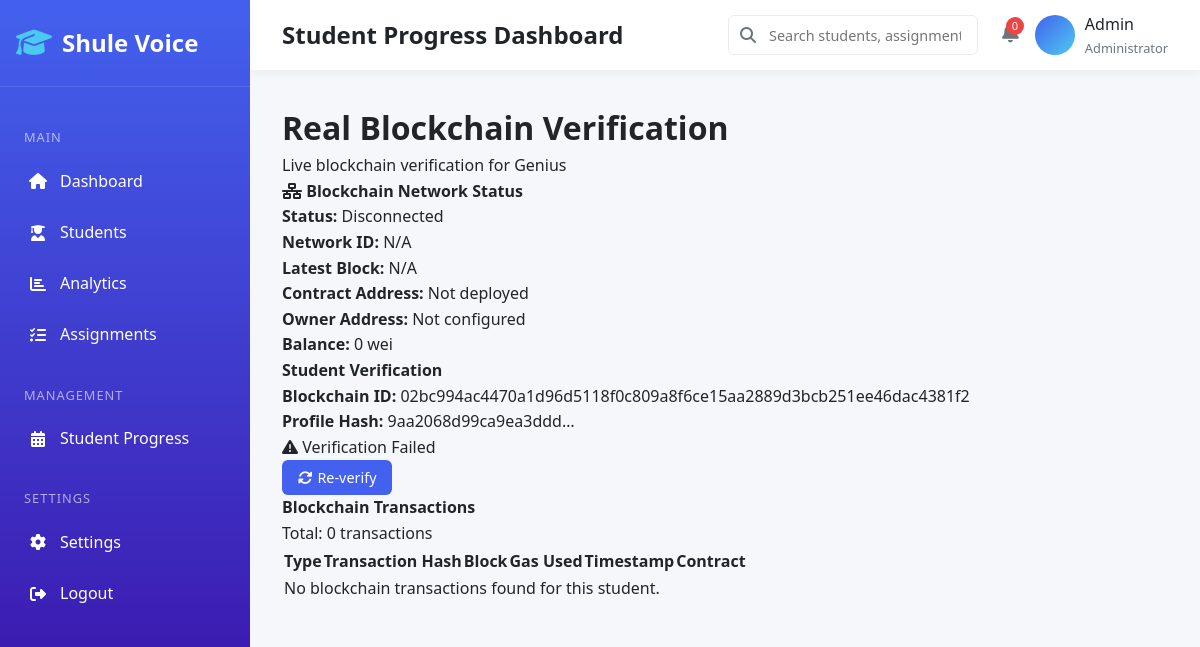
The page /student/3/blockchain/ (signed in) on the database its author committed.
### base/models.py (models this page shows, shortened)
class Student(models.Model):
    GRADE_LEVELS = [
        ('K', 'Kindergarten'),
        ('1', 'Grade 1'),
        ('2', 'Grade 2'),
        ('3', 'Grade 3'),
        ('4', 'Grade 4'),
        ('5', 'Grade 5'),
        ('6', 'Grade 6'),
        ('7', 'Grade 7'),
        ('8', 'Grade 8'),
        ('9', 'Grade 9'),
        ('10', 'Grade 10'),
        ('11', 'Grade 11'),
        ('12', 'Grade 12'),
    ]
    name = models.CharField(max_length=100)
    student_id = models.CharField(max_length=20, unique=True)
    grade_level = models.CharField(max_length=2, choices=GRADE_LEVELS)
    age = models.IntegerField(null=True, blank=True)
    enrollment_date = models.DateField(default=timezone.now)
    is_active = models.BooleanField(default=True)
    created_by = models.ForeignKey(User, on_delete=models.CASCADE)
    created_at = models.DateTimeField(default=timezone.now)
    updated_at = models.DateTimeField(auto_now=True)
    notes = models.TextField(blank=True)
    user_account = models.OneToOneField(
        User,
        on_delete=models.SET_NULL,
        null=True,
        blank=True,
        related_name='student_profile'
    )
    can_login = models.BooleanField(default=False)
    login_enabled_date = models.DateTimeField(null=True, blank=True)
    blockchain_id = models.CharField(max_length=64, unique=True, null=True)
    profile_hash = models.CharField(max_length=64, null=True)
    last_blockchain_update = models.DateTimeField(null=True, blank=True)
    blockchain_verified = models.BooleanField(default=False)
    def verify_on_blockchain(self):
        profile_data = {
            'student_id': self.student_id,
            'name': self.name,
            'grade_level': self.grade_level,
        }
        return blockchain_service.verify_progress(
            self.blockchain_id,
            profile_data
        )
    class Meta:
        ordering = ['name']

### base/views.py (the view)
# urls.py: path('student/<int:student_id>/blockchain/', views.real_blockchain_verification, name='blockchain_verification'),
@login_required
def real_blockchain_verification(request, student_id):
    student = get_object_or_404(Student, id=student_id, created_by=request.user)
    network_info = blockchain_service.get_network_info()
    blockchain_verified = student.verify_on_blockchain()
    blockchain_records = BlockchainRecord.objects.filter(student=student).order_by('-block_number')
    context = {
        'student': student,
        'network_info': network_info,
        'blockchain_verified': blockchain_verified,
        'blockchain_records': blockchain_records,
        'total_transactions': blockchain_records.count(),
        'gas_used_total': sum(r.gas_used or 0 for r in blockchain_records),
    }
    return render(request, 'real_blockchain_verification.html', context)

### base/templates/real_blockchain_verification.html (shortened to what this page needs)
{% extends 'base.html' %}
{% load humanize %}
{% block content %}
<div class="container-fluid">
    <div class="row">
        <div class="col-12">
            <div class="page-header">
                <h1>Real Blockchain Verification</h1>
                <p class="lead">Live blockchain verification for {{ student.name }}</p>
            </div>
            <div class="card mb-4">
                <div class="card-header">
                    <h4 class="card-title">
                        <i class="fas fa-network-wired me-2"></i>
                        Blockchain Network Status
                    </h4>
                </div>
                <div class="card-body">
                    <div class="row">
                        <div class="col-md-6">
                            <div class="network-status {% if network_info.connected %}status-connected{% else %}status-disconnected{% endif %}">
                                <strong>Status:</strong>
                                {% if network_info.connected %}Connected{% else %}Disconnected{% endif %}
                            </div>
                            <div class="mt-2">
                                <strong>Network ID:</strong> {{ network_info.network_id|default:"N/A" }}
                            </div>
                            <div>
                                <strong>Latest Block:</strong> {{ network_info.latest_block|default:"N/A"|intcomma }}
                            </div>
                        </div>
                        <div class="col-md-6">
                            <div>
                                <strong>Contract Address:</strong>
                                <code class="small">{{ network_info.contract_address|default:"Not deployed" }}</code>
                            </div>
                            <div>
                                <strong>Owner Address:</strong>
                                <code class="small">{{ network_info.owner_address|default:"Not configured" }}</code>
                            </div>
                            <div>
                                <strong>Balance:</strong> {{ network_info.balance|default:0 }} wei
                            </div>
                        </div>
                    </div>
                </div>
            </div>
            <div class="card mb-4">
                <div class="card-body">
                    <div class="row align-items-center">
                        <div class="col-md-8">
                            <h4 class="card-title">Student Verification</h4>
                            <p class="card-text">
                                <strong>Blockchain ID:</strong>
                                <code>{{ student.blockchain_id }}</code>
                            </p>
                            <p class="card-text">
                                <strong>Profile Hash:</strong>
                                <code>{{ student.profile_hash|truncatechars:20 }}</code>
                            </p>
                        </div>
                        <div class="col-md-4 text-end">
                            <div class="verification-result">
                                <span class="badge {% if blockchain_verified %}bg-success{% else %}bg-warning{% endif %} p-3 fs-6">
                                    <i class="fas fa-{% if blockchain_verified %}check-circle{% else %}exclamation-triangle{% endif %} me-2"></i>
                                    {% if blockchain_verified %}Verified on Blockchain{% else %}Verification Failed{% endif %}
                                </span>
                            </div>
                            <button class="btn btn-primary mt-2" onclick="verifyStudent()">
                                <i class="fas fa-sync-alt me-2"></i>Re-verify
                            </button>
                        </div>
                    </div>
                </div>
            </div>
            <div class="card">
                <div class="card-header">
                    <h4 class="card-title">Blockchain Transactions</h4>
                    <p class="card-subtitle">Total: {{ total_transactions }} transactions</p>
                </div>
                <div class="card-body">
                    <div class="table-responsive">
                        <table class="table table-hover">
                            <thead>
                                <tr>
                                    <th>Type</th>
                                    <th>Transaction Hash</th>
                                    <th>Block</th>
                                    <th>Gas Used</th>
                                    <th>Timestamp</th>
                                    <th>Contract</th>
                                </tr>
                            </thead>
                            <tbody>
                                {% for record in blockchain_records %}
                                <tr>
                                    <td>
                                        <span class="badge bg-primary">{{ record.get_transaction_type_display }}</span>
                                    </td>
                                    <td>
                                        <code class="small" title="{{ record.transaction_hash }}">
                                            {{ record.transaction_hash|truncatechars:20 }}
                                        </code>
                                    </td>
                                    <td>#{{ record.block_number|intcomma }}</td>
                                    <td>{{ record.gas_used|default:"N/A" }}</td>
                                    <td>{{ record.timestamp|naturaltime }}</td>
                                    <td>
                                        {% if record.contract_used %}
                                            <i class="fas fa-check text-success"></i>
                                        {% else %}
                                            <i class="fas fa-times text-muted"></i>
                                        {% endif %}
                                    </td>
                                </tr>
                                {% empty %}
                                <tr>
                                    <td colspan="6" class="text-center text-muted py-4">
                                        No blockchain transactions found for this student.
                                    </td>
                                </tr>
                                {% endfor %}
                            </tbody>
                        </table>
                    </div>
                </div>
            </div>
        </div>
    </div>
</div>
{% endblock %}

### base/templates/base.html (shortened to what this page needs)
<!DOCTYPE html>
<html lang="en">
<head>
    <link rel="stylesheet" href="https://cdnjs.cloudflare.com/ajax/libs/font-awesome/6.4.0/css/all.min.css">
    {% load static %}
    <link rel="stylesheet" href="{% static 'css/styles.css' %}">
</head>
<body>
    {% if user.is_authenticated %}
        {% if user.student_profile and user.student_profile.can_login %}
            {% include 'student_base.html' %}
        {% else %}
            <div class="sidebar">
                <div class="sidebar-header">
                    <i class="fas fa-graduation-cap"></i>
                    <h2>Shule Voice</h2>
                </div>
                <div class="sidebar-menu">
                    <div class="menu-label">Main</div>
                    <a href="{% url 'dashboard' %}" class="menu-item {% if request.resolver_match.url_name == 'dashboard' %}active{% endif %}">
                        <i class="fas fa-home"></i>
                        <span>Dashboard</span>
                    </a>
                    <a href="{% url 'students' %}" class="menu-item {% if request.resolver_match.url_name == 'students' %}active{% endif %}">
                        <i class="fas fa-user-graduate"></i>
                        <span>Students</span>
                    </a>
                    <a href="{% url 'analytics' %}" class="menu-item {% if request.resolver_match.url_name == 'analytics' %}active{% endif %}">
                        <i class="fas fa-chart-bar"></i>
                        <span>Analytics</span>
                    </a>
                    <a href="{% url 'assignments' %}" class="menu-item {% if request.resolver_match.url_name == 'assignments' %}active{% endif %}">
                        <i class="fas fa-tasks"></i>
                        <span>Assignments</span>
                    </a>
                    <div class="menu-label">Management</div>
                    <a href="{% url 'student_progress' %}" class="menu-item {% if request.resolver_match.url_name == 'student_progress' %}active{% endif %}">
                        <i class="fas fa-calendar-alt"></i>
                        <span>Student Progress</span>
                    </a>
                    <div class="menu-label">Settings</div>
                    <a href="{% url 'admin:index' %}" class="menu-item {% if request.resolver_match.url_name == 'settings' %}active{% endif %}">
                        <i class="fas fa-cog"></i>
                        <span>Settings</span>
                    </a>
                    <a href="{% url 'logout' %}" class="menu-item">
                        <i class="fas fa-sign-out-alt"></i>
                        <span>Logout</span>
                    </a>
                </div>
            </div>
            <div class="main-content">
                <div class="header">
                    <div class="header-left">
                        <h1>{% block page_title %}Student Progress Dashboard{% endblock %}</h1>
                    </div>
                    <div class="header-right">
                        <div class="search-box">
                            <i class="fas fa-search"></i>
                            <input type="text" placeholder="Search students, assignments..." id="globalSearch">
                        </div>
                        <div class="user-actions">
                            <div class="notification">
                                <div class="notification-badge">{{ unread_notifications_count|default:0 }}</div>
                            </div>
                            <div class="user-profile">
                                <div class="avatar">{{ user.first_name|first }}{{ user.last_name|first }}</div>
                                <div>
                                    <div>{% if user.get_full_name %}{{ user.get_full_name }}{% else %}{{ user.username }}{% endif %}</div>
                                    <div style="font-size: 0.8rem; color: var(--gray);">
                                        {% if user.is_superuser %}Administrator{% else %}Educator{% endif %}
                                    </div>
                                </div>
                            </div>
                        </div>
                    </div>
                </div>
                <div class="dashboard">
                    {% block content %}
                    {% endblock %}
                </div>
            </div>
        {% endif %}
    {% else %}
        <div class="public-container">
            {% block public_content %}{% endblock %}
        </div>
    {% endif %}
</body>
</html>

### rows shown on the page
Student: name "Genius", blockchain_id "02bc994ac4470a1d96d5118f0c809a8f6ce15aa2889d3bcb251ee46dac4381f2", profile_hash "9aa2068d99ca9ea3ddd…"

### other values the page prints
{{ unread_notifications_count|default:0 }} "0"
{{ user.username }} "Admin"
{{ network_info.network_id|default:"N/A" }} "N/A"
{{ network_info.latest_block|default:"N/A"|intcomma }} "N/A"
{{ network_info.contract_address|default:"Not deployed" }} "Not deployed"
{{ network_info.owner_address|default:"Not configured" }} "Not configured"
{{ network_info.balance|default:0 }} "0"
{{ total_transactions }} "0"
